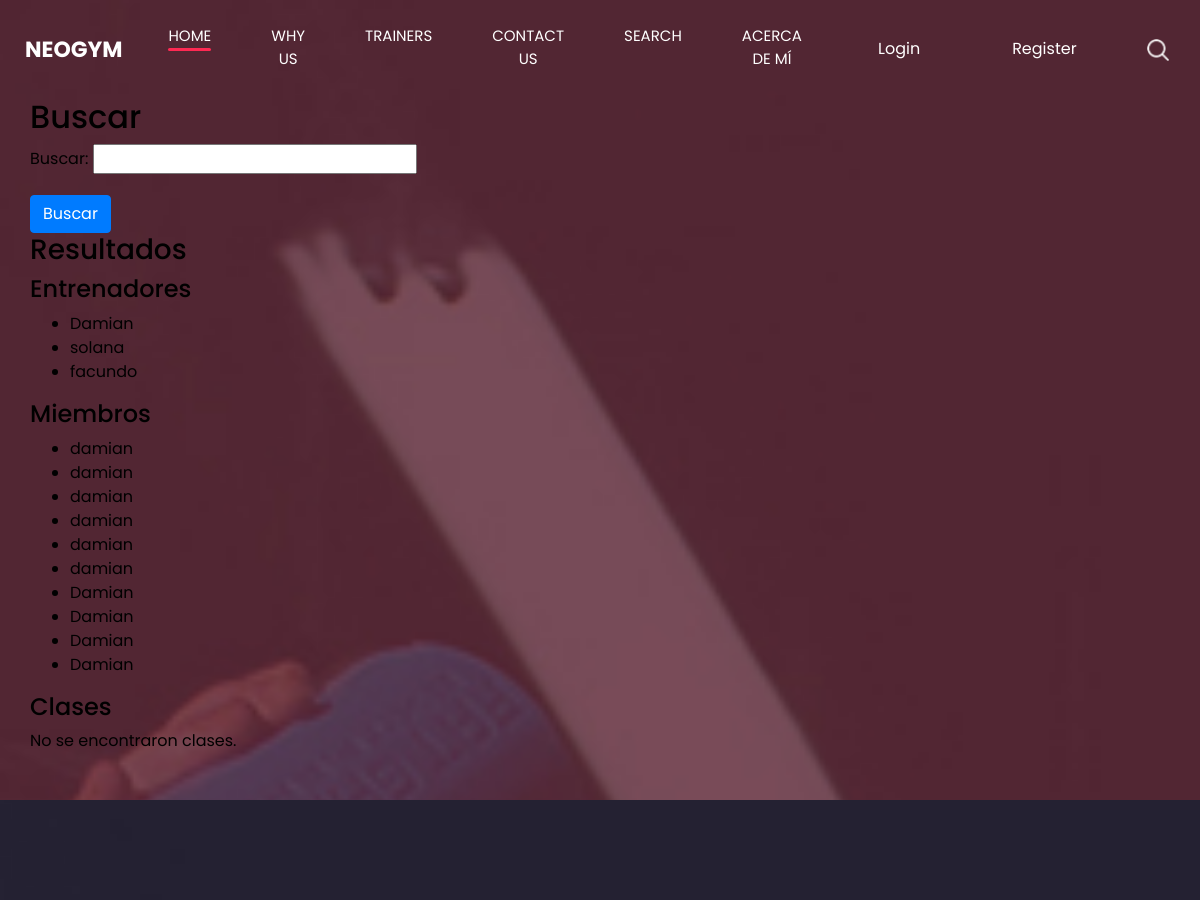
The page /search/ (upper part) on the database as committed earlier.
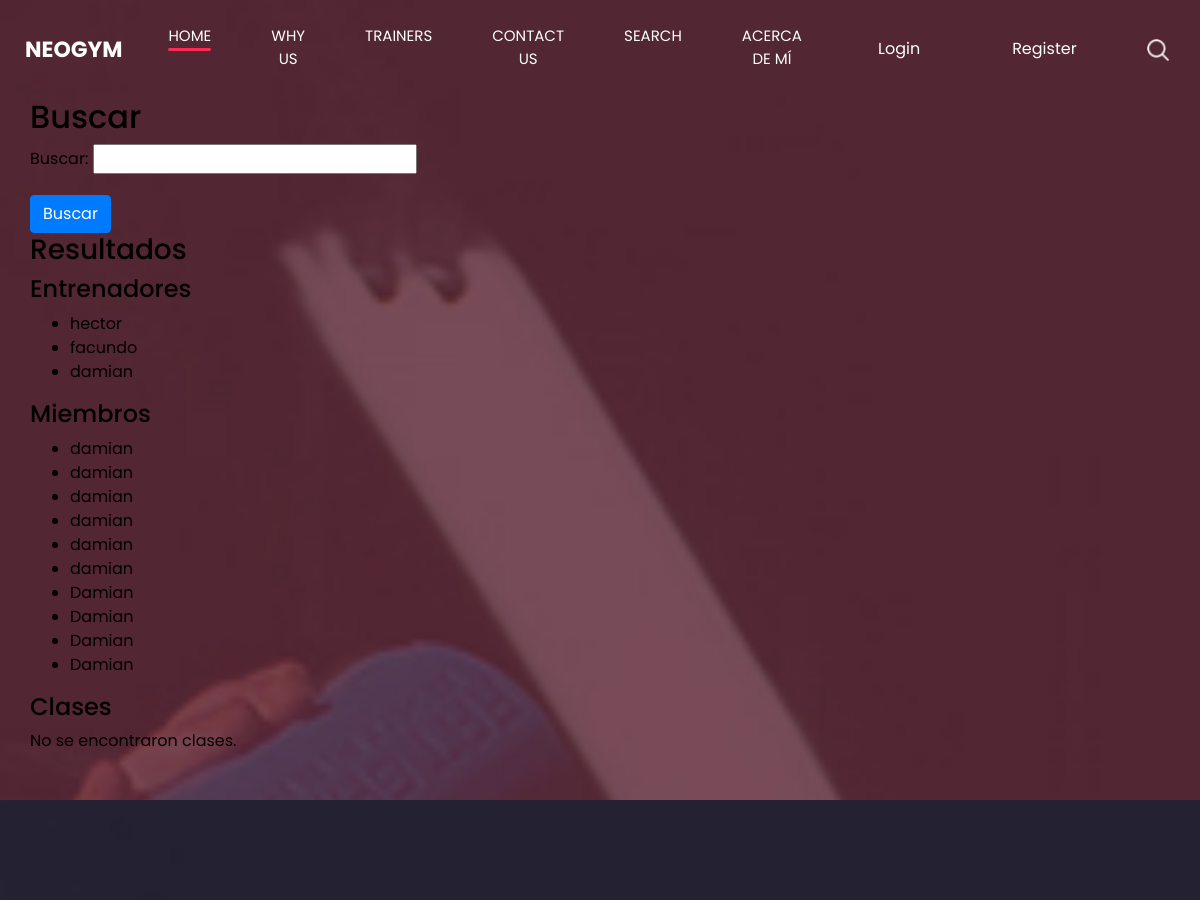
The same page on the database as committed later.
### main/models.py (models this page shows, shortened)
class Trainer(models.Model):
    nombre = models.CharField(max_length=100)
    experiencia_anios = models.IntegerField()

class Member(models.Model):
    nombre = models.CharField(max_length=100)
    email = models.EmailField()
    telefono = models.CharField(max_length=20)
    mensaje = models.TextField()

### main/views.py (the view)
# urls.py: path('search/', main_views.search, name='search'),
def search(request):
    form = SearchForm(request.GET or None)
    trainers = Trainer.objects.all()
    members = Member.objects.all()
    classes = Class.objects.all()
    if form.is_valid():
        query = form.cleaned_data.get('search_query')
        if query:
            trainers = trainers.filter(nombre__icontains=query)
            members = members.filter(nombre__icontains=query)
            classes = classes.filter(titulo__icontains=query)
    context = {
        'form': form,
        'trainers': trainers,
        'members': members,
        'classes': classes
    }
    return render(request, 'main/search.html', context)

### main/forms.py
class SearchForm(forms.Form):
    search_query = forms.CharField(max_length=100, required=False, label='Buscar')

### main/templates/main/search.html (shortened to what this page needs)
{% extends 'main/index.html' %}
{% block content %}
<div class="container">
    <h2>Buscar</h2>
    <form method="GET" action="{% url 'search' %}">
        {{ form.as_p }}
        <button type="submit" class="btn btn-primary">Buscar</button>
    </form>
    <h3>Resultados</h3>
    <h4>Entrenadores</h4>
    {% if trainers %}
        <ul>
            {% for trainer in trainers %}
                <li>{{ trainer.nombre }}</li>
            {% endfor %}
        </ul>
    {% else %}
        <p>No se encontraron entrenadores.</p>
    {% endif %}
    <h4>Miembros</h4>
    {% if members %}
        <ul>
            {% for member in members %}
                <li>{{ member.nombre }}</li>
            {% endfor %}
        </ul>
    {% else %}
        <p>No se encontraron miembros.</p>
    {% endif %}
    <h4>Clases</h4>
    {% if classes %}
        <ul>
            {% for clase in classes %}
                <li>{{ clase.titulo }}</li>
            {% endfor %}
        </ul>
    {% else %}
        <p>No se encontraron clases.</p>
    {% endif %}
</div>
{% endblock %}

### main/templates/main/index.html (shortened to what this page needs)
<!DOCTYPE html>
<html>
  <head>
    {% load static %}
    <link
      rel="stylesheet"
      type="text/css"
      href="https://cdnjs.cloudflare.com/ajax/libs/OwlCarousel2/2.3.4/assets/owl.carousel.min.css"
    />
    <link
      rel="stylesheet"
      type="text/css"
      href="{% static 'css/bootstrap.css' %}"
    />
    <link href="{% static 'css/style.css' %}" rel="stylesheet" />
    <link href="{% static 'css/responsive.css' %}" rel="stylesheet" />
  </head>
  <body>
    <div class="hero_area">
      <header class="header_section">
        <div class="container-fluid">
          <nav class="navbar navbar-expand-lg custom_nav-container">
            <a class="navbar-brand" href="{% url 'index' %}">
              <span> Neogym </span>
            </a>
            <div class="collapse navbar-collapse" id="navbarSupportedContent">
              <div
                class="d-flex ml-auto flex-column flex-lg-row align-items-center"
              >
                <ul class="navbar-nav">
                  <li class="nav-item active">
                    <a class="nav-link" href="{% url 'index' %}">Home <span class="sr-only">(current)</span></a>
                  </li>
                  <li class="nav-item">
                    <a class="nav-link" href="{% url 'why' %}"> Why us </a>
                  </li>
                  <li class="nav-item">
                    <a class="nav-link" href="{% url 'trainer' %}"> trainers</a>
                  </li>
                  <li class="nav-item">
                    <a class="nav-link" href="{% url 'contact' %}"> Contact Us</a>
                  </li>
                  <li class="nav-item">
                    <a class="nav-link" href="{% url 'search' %}"> Search </a>
                  </li>
                  <li class="nav-item">
                    <a class="nav-link" href="{% url 'about' %}"> Acerca de mí </a>
                  </li>
                </ul>
                <div class="user_option">
                  {% if user.is_authenticated %}
                  <div class="user_info">
                    <img src="{{ user.profile.avatar.url }}" alt="Avatar" height='40px' class="user_avatar">
                    <span>{{ user.username }}</span>
                    <a class="nav-link" href="{% url 'profile' %}">Profile</a>
                    <form method="post" action="{% url 'logout' %}">
                      {% csrf_token %}
                      <button type="submit" class="nav-link btn btn-link" style="padding: 0; border: none; background: none;">Logout</button>
                    </form>
                  </div>
                {% else %}
                  <a class="nav-link" href="{% url 'login' %}">Login</a>
                  <a class="nav-link" href="{% url 'register' %}">Register</a>
                {% endif %}
                  <form
                    class="form-inline my-2 my-lg-0 ml-0 ml-lg-4 mb-3 mb-lg-0"
                  >
                    <button
                      class="btn my-2 my-sm-0 nav_search-btn"
                      type="submit"
                    ></button>
                  </form>
                </div>
              </div>
            </div>
          </nav>
        </div>
      </header>
      {% block content %} {% endblock %}
    </div>
    <section class="us_section layout_padding">
    </section>
  </body>
</html>

### main/static/css/style.css (style rules this page uses)
body { font-family: 'Poppins', sans-serif; color: #000000; background-color: #ffffff; }
.layout_padding { padding-top: 120px; padding-bottom: 120px; }
.hero_area { height: 100vh; display: -webkit-box; display: -ms-flexbox; display: flex; -webkit-box-orient: vertical; -webkit-box-direction: normal; -ms-flex-direction: column; flex-direction: column; background-image: url(../images/hero-bg.jpg); background-size: cover; background-attachment: fixed; }
.header_section .container-fluid { padding-right: 25px; padding-left: 25px; }
.custom_nav-container.navbar-expand-lg .navbar-nav .nav-item .nav-link { margin: 10px 30px; padding: 0; padding-bottom: 3px; color: #ffffff; text-align: center; position: relative; text-transform: uppercase; font-size: 15px; }
.custom_nav-container.navbar-expand-lg .navbar-nav .nav-item .nav-link::after { display: none; content: ""; position: absolute; left: 0; bottom: 0; width: 100%; height: 3px; border-radius: 5px; background-color: #ffffff; }
.custom_nav-container.navbar-expand-lg .navbar-nav .nav-item.active a::after, .custom_nav-container.navbar-expand-lg .navbar-nav .nav-item:hover a::after { display: block; background-color: #ff2953; }
a, a:hover, a:focus { text-decoration: none; }
.btn, .btn:focus { outline: none !important; -webkit-box-shadow: none; box-shadow: none; }
.user_option { display: -webkit-box; display: -ms-flexbox; display: flex; -webkit-box-align: center; -ms-flex-align: center; align-items: center; }
.user_option a { color: #ffffff; margin: 10px 30px; }
.custom_nav-container .nav_search-btn { background-image: url(../images/search-icon.png); background-size: 22px; background-repeat: no-repeat; background-position-y: 7px; width: 35px; height: 35px; padding: 0; border: none; }
.navbar-brand { display: -webkit-box; display: -ms-flexbox; display: flex; -webkit-box-align: center; -ms-flex-align: center; align-items: center; position: relative; }
.navbar-brand span { font-size: 22px; text-transform: uppercase; font-weight: bold; color: #ffffff; position: relative; z-index: 3; }
.custom_nav-container { z-index: 99999; padding: 15px 0; }
.us_section { background-image: url(../images/us-bg.jpg); background-size: cover; background-attachment: fixed; color: #ffffff; }

### main/static/css/responsive.css (style rules this page uses)
@media (min-width: 1200px) { .container { max-width: 1170px; } }

Rows that differ between the two databases and show on the page:
removed Trainer: nombre "Damian"
removed Trainer: nombre "solana"
added Trainer: nombre "hector"
added Trainer: nombre "damian"
